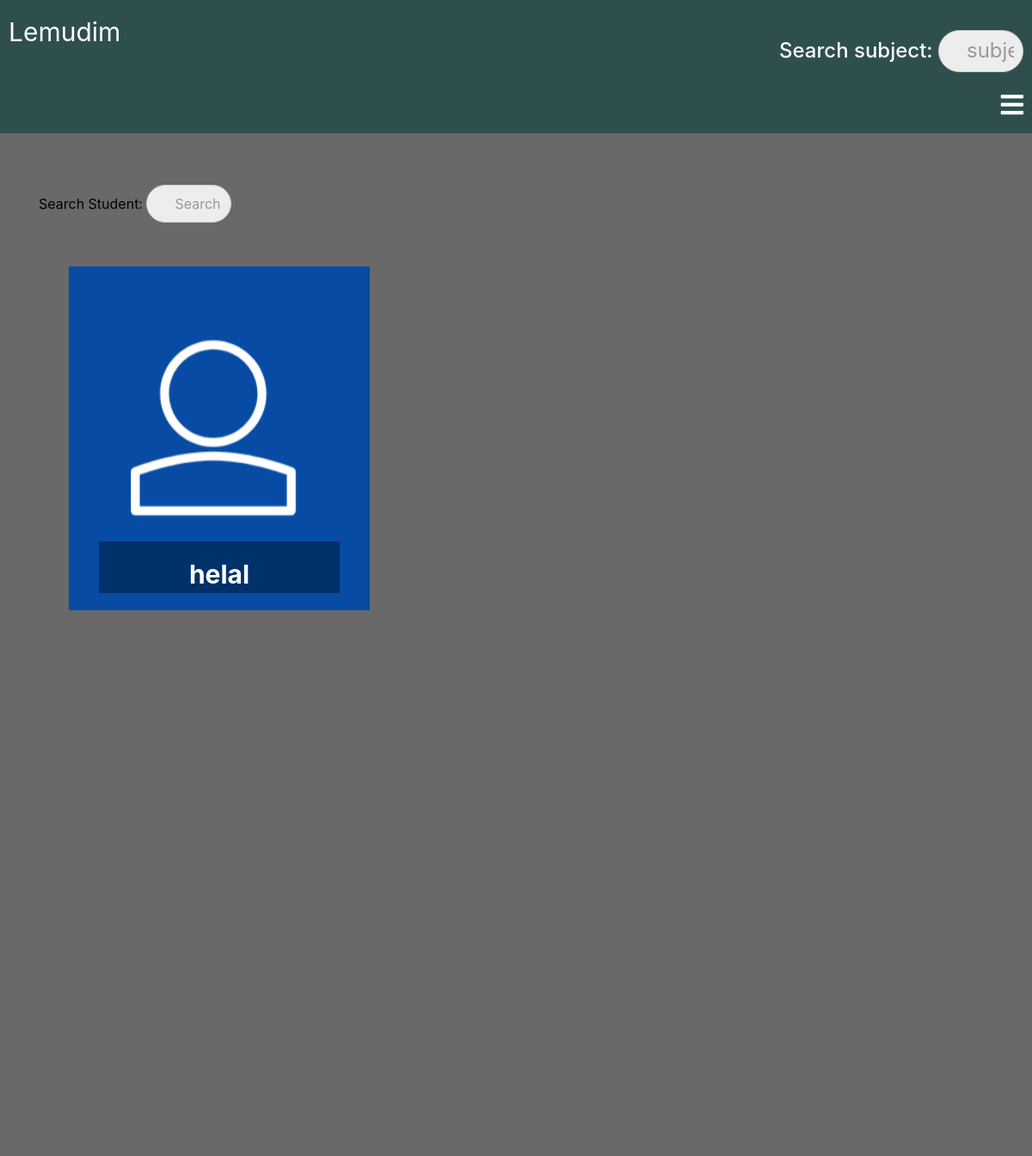
The page /classroom/teacher/class_students_list (signed in) on the database as committed earlier.
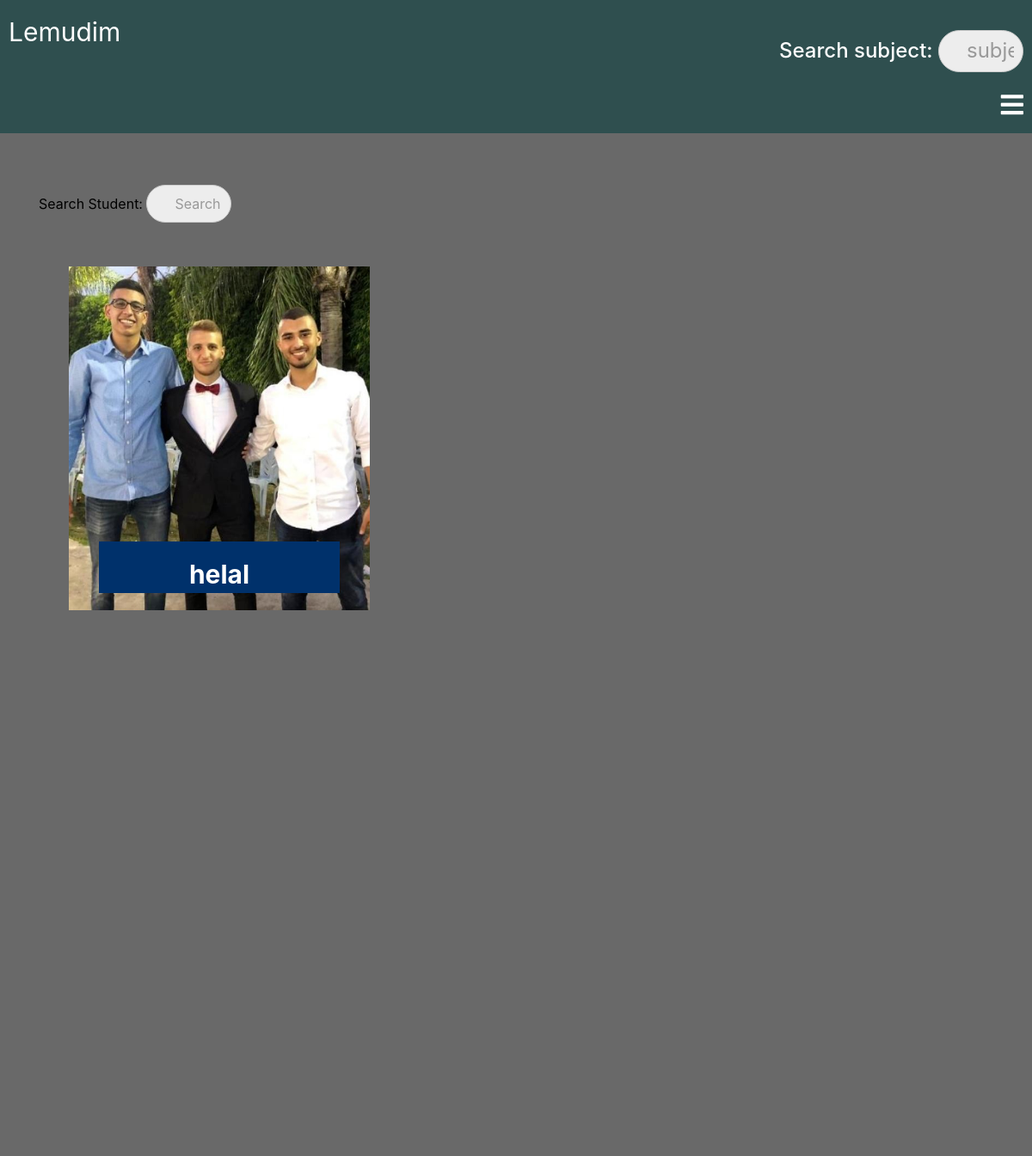
The same page on the database as committed later.
### classroom/models.py (models this page shows, shortened)
class Student(models.Model):
    user = models.OneToOneField(User, on_delete=models.CASCADE, primary_key=True, related_name='Student')
    name = models.CharField(max_length=250)
    student_of = models.CharField(max_length=250)
    language = models.CharField(max_length=250)
    email = models.EmailField(max_length=250)
    phone = models.CharField(max_length=250)
    student_profile_pic = models.ImageField(upload_to="classroom/student_profile_pic", blank=True)
    class Meta:
        ordering = ['language']

### classroom/views.py (the view)
def class_students_list(request):
    query = request.GET.get("q", None)
    students = StudentsInClass.objects.filter(teacher=request.user.Teacher)
    students_list = [x.student for x in students]
    qs = Student.objects.all()
    if query is not None:
        qs = qs.filter(
                Q(name__icontains=query)
                )
    qs_one = []
    for x in qs:
        if x in students_list:
            qs_one.append(x)
        else:
            pass
    context = {
        "class_students_list": qs_one,
    }
    template = "classroom/class_students_list.html"
    return render(request, template, context)

### template/classroom/class_students_list.html (shortened to what this page needs)
{% extends "classroom/base.html" %}
{% load static %}
{% block content %}
<div class="student-list">
<div class="container">
  {% if class_students_list.count == 0 %}
    <h1>No students in the class.</h1>
    {% else %}
  <form method='GET' action="{% url 'classroom:class_student_list' %}">
    <p>Search Student: <input type='search' name='q' placeholder='Search'></p>
  </form>
  <div class="row">
  {% for student in class_students_list %}
  <div class="col-6 col-md-4">
  <div class="student-box">
    <div class="imgBx">
      {% if student.student_profile_pic %}
      <img src="{{ student.student_profile_pic.url }}" alt="">
      {% else %}
      {% if forloop.counter0|divisibleby:"2" %}
      <img src="{% static 'images/login-avatar.PNG' %}" alt="">
      {% else %}
      <img src="{% static 'images/login-avatar-2.PNG' %}" alt="">
      {% endif %}
      {% endif %}
    </div>
    <div class="content">
      <h3>{{ student.name }}</h3>
    </div>
  </div>
  </div>
  {% endfor %}
  </div>
</div>
{% endif %}
</div>
{% endblock %}

Rows that differ between the two databases and show on the page:
changed Student "helal": student_profile_pic: picture added
